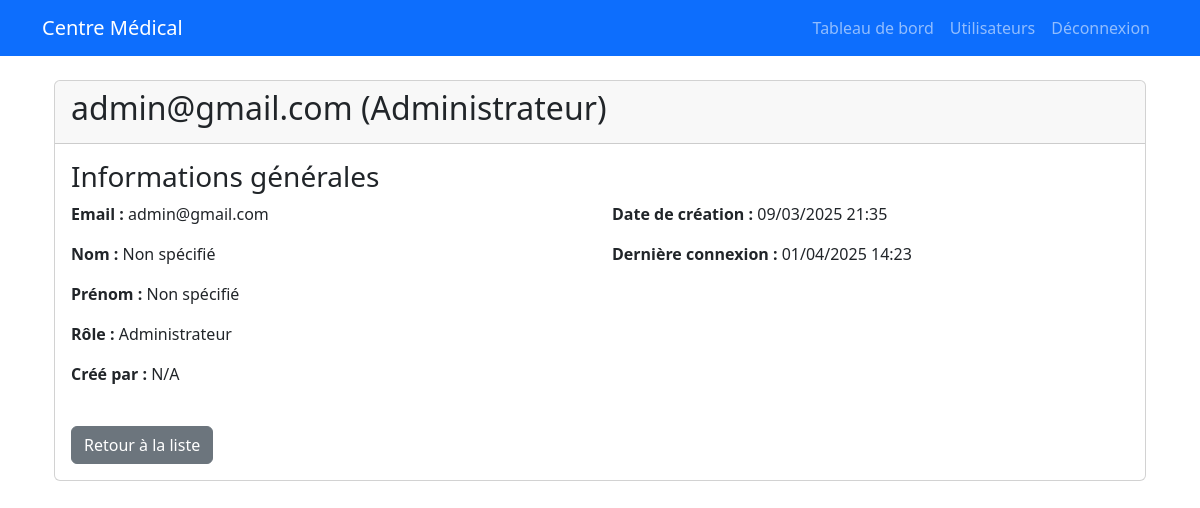
The page /accounts/users/1/ (signed in) on the database as committed earlier.
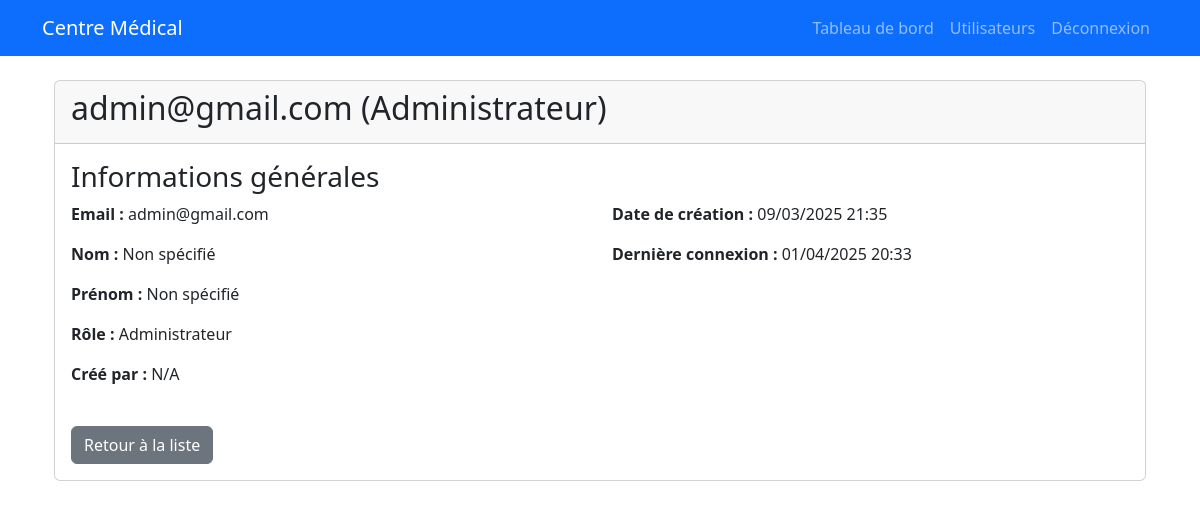
The same page on the database as committed later.
### accounts/models.py (models this page shows)
class User(AbstractUser):
    ROLE_CHOICES = (
        ('ADMIN', 'Administrateur'),
        ('MEDECIN', 'Médecin'),
        ('PATIENT', 'Patient'),
        ('RADIOLOGUE', 'Radiologue'),
        ('LABORANTIN', 'Laborantin'),
        ('PRATICIEN', 'Praticien de santé'),
    )
    email = models.EmailField(unique=True)
    role = models.CharField(max_length=15, choices=ROLE_CHOICES, default='PATIENT')
    created_by = models.ForeignKey('self', on_delete=models.SET_NULL, null=True, blank=True, related_name='created_users')
    USERNAME_FIELD = 'email'
    REQUIRED_FIELDS = []
    objects = UserManager()
    def __str__(self):
        return self.email
    @property
    def is_admin(self):
        return self.role == 'ADMIN'
    @property
    def is_medecin(self):
        return self.role == 'MEDECIN'
    @property
    def is_patient(self):
        return self.role == 'PATIENT'
    @property
    def is_radiologue(self):
        return self.role == 'RADIOLOGUE'
    @property
    def is_laborantin(self):
        return self.role == 'LABORANTIN'
    @property
    def is_praticien(self):
        return self.role == 'PRATICIEN'

### accounts/views.py (the view, shortened to what this page needs)
# urls.py: path('users/<int:pk>/', views.UserDetailView.as_view(), name='user_detail'),
class UserDetailView(UserPassesTestMixin, DetailView):
    model = User
    template_name = 'accounts/user_detail.html'
    context_object_name = 'user_object'  # Évite la confusion avec request.user
    def test_func(self):
        user_to_view = self.get_object()
        print(f"Utilisateur connecté: {self.request.user}, Profil demandé: {user_to_view}")
        if self.request.user.is_admin:
            return True
        if self.request.user == user_to_view:
            return True
        if (self.request.user.is_medecin or self.request.user.is_praticien or
            self.request.user.is_radiologue or self.request.user.is_laborantin ):
            return True
        return False
    def get_context_data(self, **kwargs):
        context = super().get_context_data(**kwargs)
        user_object = self.get_object()
        user_attributes = []
        if self.request.user.is_admin:
            user_attributes.append("ADMIN")
        if self.request.user.is_medecin:
            user_attributes.append("MEDECIN")
        if self.request.user.is_praticien:
            user_attributes.append("PRATICIEN")
        if self.request.user.is_radiologue:
            user_attributes.append("RADIOLOGUE")
        if self.request.user.is_laborantin:
            user_attributes.append("LABORANTIN")
        context['user_attributes'] = user_attributes
        return context

### accounts/templates/accounts/user_detail.html (shortened to what this page needs)
{% extends 'base.html' %}
{% block content %}
<div class="container mt-4">
    <div class="card">
        <div class="card-header">
            <h2>
                {% if user_object.is_patient %}
                    Patient : {{ user_object.get_full_name|default:user_object.email }}
                {% elif user_object.is_medecin %}
                    Dr. {{ user_object.get_full_name|default:user_object.email }}
                {% else %}
                    {{ user_object.get_full_name|default:user_object.email }} ({{ user_object.get_role_display }})
                {% endif %}
            </h2>
        </div>
        <div class="card-body">
            <h3>Informations générales</h3>
            <div class="row mb-4">
                <div class="col-md-6">
                    <p><strong>Email :</strong> {{ user_object.email }}</p>
                    <p><strong>Nom :</strong> {{ user_object.last_name|default:"Non spécifié" }}</p>
                    <p><strong>Prénom :</strong> {{ user_object.first_name|default:"Non spécifié" }}</p>
                    <p><strong>Rôle :</strong> {{ user_object.get_role_display }}</p>
                    <p><strong>Créé par :</strong> {{ user_object.created_by.email|default:"N/A" }}</p>
                </div>
                <div class="col-md-6">
                    <p><strong>Date de création :</strong> {{ user_object.date_joined|date:"d/m/Y H:i" }}</p>
                    <p><strong>Dernière connexion :</strong> {{ user_object.last_login|date:"d/m/Y H:i"|default:"Jamais connecté" }}</p>
                </div>
            </div>
            <div class="d-flex justify-content-between mt-4">
                <a href="{% url 'user_list' %}" class="btn btn-secondary">Retour à la liste</a>
            </div>
        </div>
    </div>
</div>
{% endblock %}

Rows that differ between the two databases and show on the page:
changed User "admin@gmail.com": last_login "01/04/2025 14:23" → "01/04/2025 20:33"
